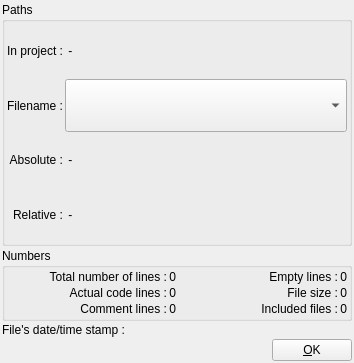
<ui version="4.0" >
 <author>fullmetalcoder</author>
 <class>PropertiesDialog</class>
 <widget class="QWidget" name="PropertiesDialog" >
  <property name="geometry" >
   <rect>
    <x>0</x>
    <y>0</y>
    <width>354</width>
    <height>363</height>
   </rect>
  </property>
  <property name="sizePolicy" >
   <sizepolicy vsizetype="Maximum" hsizetype="Preferred" >
    <horstretch>0</horstretch>
    <verstretch>0</verstretch>
   </sizepolicy>
  </property>
  <property name="windowTitle" >
   <string>Form</string>
  </property>
  <layout class="QVBoxLayout" name="verticalLayout" >
   <item>
    <widget class="QGroupBox" name="groupBox_2" >
     <property name="title" >
      <string>Paths</string>
     </property>
     <layout class="QGridLayout" name="gridLayout_2" >
      <item row="0" column="0" >
       <widget class="QLabel" name="label_6" >
        <property name="sizePolicy" >
         <sizepolicy vsizetype="Expanding" hsizetype="Preferred" >
          <horstretch>0</horstretch>
          <verstretch>0</verstretch>
         </sizepolicy>
        </property>
        <property name="text" >
         <string>In project :</string>
        </property>
        <property name="alignment" >
         <set>Qt::AlignRight|Qt::AlignTrailing|Qt::AlignVCenter</set>
        </property>
       </widget>
      </item>
      <item row="0" column="1" >
       <widget class="QLabel" name="lblProject" >
        <property name="sizePolicy" >
         <sizepolicy vsizetype="Preferred" hsizetype="MinimumExpanding" >
          <horstretch>0</horstretch>
          <verstretch>0</verstretch>
         </sizepolicy>
        </property>
        <property name="text" >
         <string> -</string>
        </property>
       </widget>
      </item>
      <item row="1" column="0" >
       <widget class="QLabel" name="label_7" >
        <property name="sizePolicy" >
         <sizepolicy vsizetype="Expanding" hsizetype="Preferred" >
          <horstretch>0</horstretch>
          <verstretch>0</verstretch>
         </sizepolicy>
        </property>
        <property name="text" >
         <string>Filename :</string>
        </property>
        <property name="alignment" >
         <set>Qt::AlignRight|Qt::AlignTrailing|Qt::AlignVCenter</set>
        </property>
       </widget>
      </item>
      <item row="1" column="1" >
       <widget class="QComboBox" name="comboBox" >
        <property name="sizePolicy" >
         <sizepolicy vsizetype="Preferred" hsizetype="MinimumExpanding" >
          <horstretch>0</horstretch>
          <verstretch>0</verstretch>
         </sizepolicy>
        </property>
       </widget>
      </item>
      <item row="2" column="0" >
       <widget class="QLabel" name="label_8" >
        <property name="sizePolicy" >
         <sizepolicy vsizetype="Expanding" hsizetype="Preferred" >
          <horstretch>0</horstretch>
          <verstretch>0</verstretch>
         </sizepolicy>
        </property>
        <property name="text" >
         <string>Absolute :</string>
        </property>
        <property name="alignment" >
         <set>Qt::AlignRight|Qt::AlignTrailing|Qt::AlignVCenter</set>
        </property>
       </widget>
      </item>
      <item row="2" column="1" >
       <widget class="QLabel" name="lblAbsolute" >
        <property name="sizePolicy" >
         <sizepolicy vsizetype="Preferred" hsizetype="MinimumExpanding" >
          <horstretch>0</horstretch>
          <verstretch>0</verstretch>
         </sizepolicy>
        </property>
        <property name="text" >
         <string> -</string>
        </property>
       </widget>
      </item>
      <item row="3" column="0" >
       <widget class="QLabel" name="label_9" >
        <property name="sizePolicy" >
         <sizepolicy vsizetype="Expanding" hsizetype="Preferred" >
          <horstretch>0</horstretch>
          <verstretch>0</verstretch>
         </sizepolicy>
        </property>
        <property name="text" >
         <string>Relative :</string>
        </property>
        <property name="alignment" >
         <set>Qt::AlignRight|Qt::AlignTrailing|Qt::AlignVCenter</set>
        </property>
       </widget>
      </item>
      <item row="3" column="1" >
       <widget class="QLabel" name="lblRelative" >
        <property name="sizePolicy" >
         <sizepolicy vsizetype="Preferred" hsizetype="MinimumExpanding" >
          <horstretch>0</horstretch>
          <verstretch>0</verstretch>
         </sizepolicy>
        </property>
        <property name="text" >
         <string> -</string>
        </property>
       </widget>
      </item>
     </layout>
    </widget>
   </item>
   <item>
    <widget class="QGroupBox" name="groupBox" >
     <property name="title" >
      <string>Numbers</string>
     </property>
     <layout class="QGridLayout" name="gridLayout" >
      <item row="0" column="0" >
       <widget class="QLabel" name="label" >
        <property name="sizePolicy" >
         <sizepolicy vsizetype="Preferred" hsizetype="MinimumExpanding" >
          <horstretch>0</horstretch>
          <verstretch>0</verstretch>
         </sizepolicy>
        </property>
        <property name="text" >
         <string>Total number of lines :</string>
        </property>
        <property name="alignment" >
         <set>Qt::AlignRight|Qt::AlignTrailing|Qt::AlignVCenter</set>
        </property>
       </widget>
      </item>
      <item row="0" column="1" >
       <widget class="QLabel" name="lblTotal" >
        <property name="text" >
         <string>0</string>
        </property>
        <property name="alignment" >
         <set>Qt::AlignRight|Qt::AlignTrailing|Qt::AlignVCenter</set>
        </property>
        <property name="margin" >
         <number>0</number>
        </property>
       </widget>
      </item>
      <item row="0" column="2" >
       <widget class="QLabel" name="label_2" >
        <property name="sizePolicy" >
         <sizepolicy vsizetype="Preferred" hsizetype="MinimumExpanding" >
          <horstretch>0</horstretch>
          <verstretch>0</verstretch>
         </sizepolicy>
        </property>
        <property name="text" >
         <string>Empty lines :</string>
        </property>
        <property name="alignment" >
         <set>Qt::AlignRight|Qt::AlignTrailing|Qt::AlignVCenter</set>
        </property>
       </widget>
      </item>
      <item row="0" column="3" >
       <widget class="QLabel" name="lblEmpty" >
        <property name="text" >
         <string>0</string>
        </property>
        <property name="alignment" >
         <set>Qt::AlignRight|Qt::AlignTrailing|Qt::AlignVCenter</set>
        </property>
       </widget>
      </item>
      <item row="1" column="0" >
       <widget class="QLabel" name="label_3" >
        <property name="sizePolicy" >
         <sizepolicy vsizetype="Preferred" hsizetype="MinimumExpanding" >
          <horstretch>0</horstretch>
          <verstretch>0</verstretch>
         </sizepolicy>
        </property>
        <property name="text" >
         <string>Actual code lines :</string>
        </property>
        <property name="alignment" >
         <set>Qt::AlignRight|Qt::AlignTrailing|Qt::AlignVCenter</set>
        </property>
       </widget>
      </item>
      <item row="1" column="1" >
       <widget class="QLabel" name="lblCode" >
        <property name="text" >
         <string>0</string>
        </property>
        <property name="alignment" >
         <set>Qt::AlignRight|Qt::AlignTrailing|Qt::AlignVCenter</set>
        </property>
       </widget>
      </item>
      <item row="1" column="2" >
       <widget class="QLabel" name="label_4" >
        <property name="sizePolicy" >
         <sizepolicy vsizetype="Preferred" hsizetype="MinimumExpanding" >
          <horstretch>0</horstretch>
          <verstretch>0</verstretch>
         </sizepolicy>
        </property>
        <property name="text" >
         <string>File size :</string>
        </property>
        <property name="alignment" >
         <set>Qt::AlignRight|Qt::AlignTrailing|Qt::AlignVCenter</set>
        </property>
       </widget>
      </item>
      <item row="1" column="3" >
       <widget class="QLabel" name="lblSize" >
        <property name="text" >
         <string>0</string>
        </property>
        <property name="alignment" >
         <set>Qt::AlignRight|Qt::AlignTrailing|Qt::AlignVCenter</set>
        </property>
       </widget>
      </item>
      <item row="2" column="0" >
       <widget class="QLabel" name="label_5" >
        <property name="sizePolicy" >
         <sizepolicy vsizetype="Preferred" hsizetype="MinimumExpanding" >
          <horstretch>0</horstretch>
          <verstretch>0</verstretch>
         </sizepolicy>
        </property>
        <property name="text" >
         <string>Comment lines :</string>
        </property>
        <property name="alignment" >
         <set>Qt::AlignRight|Qt::AlignTrailing|Qt::AlignVCenter</set>
        </property>
       </widget>
      </item>
      <item row="2" column="1" >
       <widget class="QLabel" name="lblComment" >
        <property name="text" >
         <string>0</string>
        </property>
        <property name="alignment" >
         <set>Qt::AlignRight|Qt::AlignTrailing|Qt::AlignVCenter</set>
        </property>
       </widget>
      </item>
      <item row="2" column="2" >
       <widget class="QLabel" name="label_13" >
        <property name="sizePolicy" >
         <sizepolicy vsizetype="Preferred" hsizetype="MinimumExpanding" >
          <horstretch>0</horstretch>
          <verstretch>0</verstretch>
         </sizepolicy>
        </property>
        <property name="text" >
         <string>Included files :</string>
        </property>
        <property name="alignment" >
         <set>Qt::AlignRight|Qt::AlignTrailing|Qt::AlignVCenter</set>
        </property>
       </widget>
      </item>
      <item row="2" column="3" >
       <widget class="QLabel" name="lblInclude" >
        <property name="text" >
         <string>0</string>
        </property>
        <property name="alignment" >
         <set>Qt::AlignRight|Qt::AlignTrailing|Qt::AlignVCenter</set>
        </property>
       </widget>
      </item>
     </layout>
    </widget>
   </item>
   <item>
    <layout class="QHBoxLayout" name="horizontalLayout" >
     <item>
      <widget class="QLabel" name="label_14" >
       <property name="text" >
        <string>File's date/time stamp :</string>
       </property>
      </widget>
     </item>
     <item>
      <widget class="QLabel" name="lblDate" >
       <property name="text" >
        <string/>
       </property>
       <property name="alignment" >
        <set>Qt::AlignRight|Qt::AlignTrailing|Qt::AlignVCenter</set>
       </property>
      </widget>
     </item>
    </layout>
   </item>
   <item>
    <layout class="QHBoxLayout" name="horizontalLayout_2" >
     <item>
      <spacer>
       <property name="orientation" >
        <enum>Qt::Horizontal</enum>
       </property>
       <property name="sizeHint" stdset="0" >
        <size>
         <width>40</width>
         <height>20</height>
        </size>
       </property>
      </spacer>
     </item>
     <item>
      <widget class="QPushButton" name="bOK" >
       <property name="text" >
        <string>&amp;OK</string>
       </property>
       <property name="icon" >
        <iconset resource="../images/Edyuk.qrc" >
         <normaloff>:/ok.png</normaloff>:/ok.png</iconset>
       </property>
      </widget>
     </item>
    </layout>
   </item>
  </layout>
 </widget>
 <layoutdefault spacing="2" margin="2" />
 <tabstops>
  <tabstop>bOK</tabstop>
 </tabstops>
 <resources>
  <include location="../images/Edyuk.qrc" />
 </resources>
 <connections>
  <connection>
   <sender>bOK</sender>
   <signal>clicked()</signal>
   <receiver>PropertiesDialog</receiver>
   <slot>close()</slot>
   <hints>
    <hint type="sourcelabel" >
     <x>175</x>
     <y>224</y>
    </hint>
    <hint type="destinationlabel" >
     <x>174</x>
     <y>120</y>
    </hint>
   </hints>
  </connection>
 </connections>
</ui>
